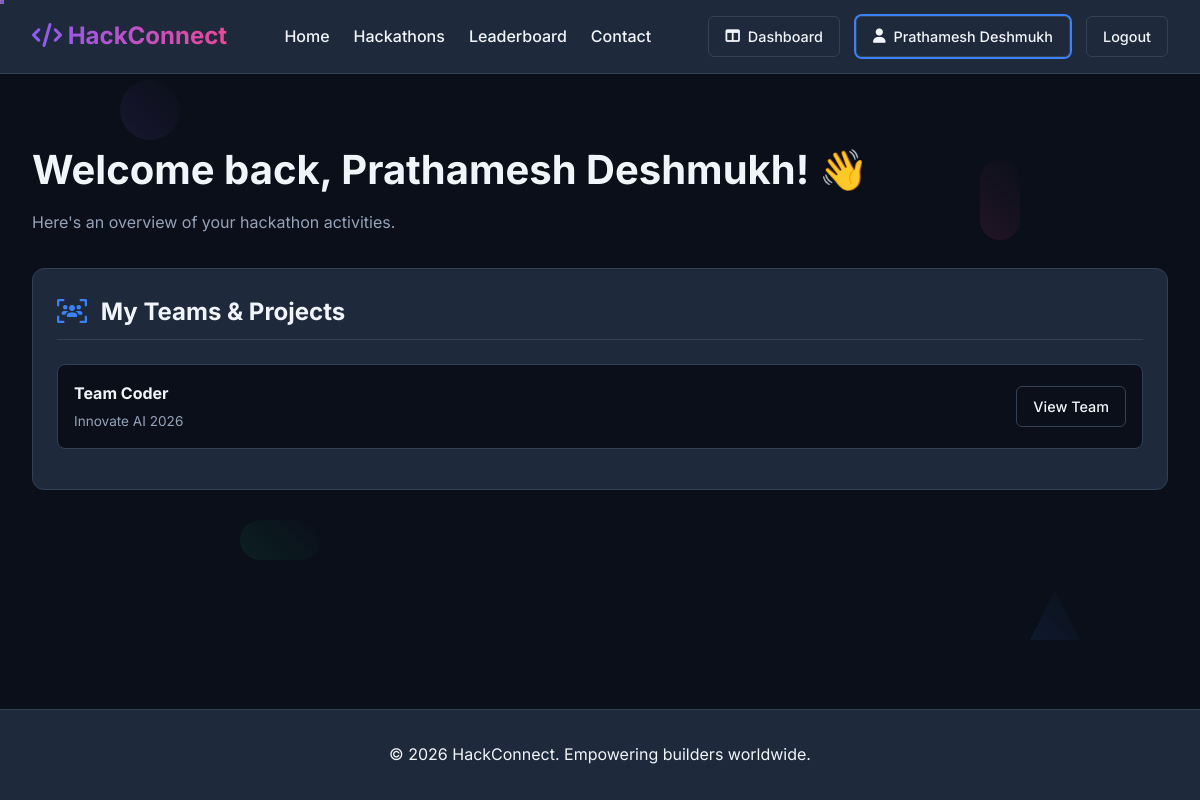
The app's page /dashboard (signed in) with its own data.
### tables this page shows
CREATE TABLE users (
    id INTEGER PRIMARY KEY AUTOINCREMENT,
    name TEXT NOT NULL,
    email TEXT UNIQUE NOT NULL,
    password TEXT NOT NULL,
    role TEXT NOT NULL DEFAULT 'participant' -- 'participant', 'organizer', 'admin'
, bio TEXT, github TEXT);

CREATE TABLE teams (
    id INTEGER PRIMARY KEY AUTOINCREMENT,
    name TEXT NOT NULL,
    hackathon_id INTEGER NOT NULL,
    FOREIGN KEY(hackathon_id) REFERENCES hackathons(id)
);

CREATE TABLE hackathons (
    id INTEGER PRIMARY KEY AUTOINCREMENT,
    title TEXT NOT NULL,
    description TEXT NOT NULL,
    start_date TEXT NOT NULL,
    end_date TEXT NOT NULL,
    theme TEXT,
    rules TEXT,
    prize_info TEXT,
    status TEXT DEFAULT 'upcoming', -- 'upcoming', 'active', 'completed'
    organizer_id INTEGER NOT NULL, prizes TEXT,
    FOREIGN KEY(organizer_id) REFERENCES users(id)
);

### app.py (the view)
@app.route('/dashboard')
def dashboard():
    if g.user is None:
        return redirect(url_for('login'))
    conn = get_db_connection()
    user_role = g.user['role']
    organized_hackathons = []
    joined_teams = []
    if user_role in ['organizer', 'admin']:
        organized_hackathons = conn.execute('SELECT * FROM hackathons WHERE organizer_id = ?', (g.user['id'],)).fetchall()
    joined_teams = conn.execute('''
        SELECT t.name as team_name, t.id as team_id, h.title as hackathon_title, h.id as hackathon_id
        FROM teams t
        JOIN team_members tm ON t.id = tm.team_id
        JOIN hackathons h ON t.hackathon_id = h.id
        WHERE tm.user_id = ?
    ''', (g.user['id'],)).fetchall()
    conn.close()
    return render_template('dashboard.html', organized_hackathons=organized_hackathons, joined_teams=joined_teams)

### app.py (called while the page is built)
def get_db_connection():
    conn = sqlite3.connect('database.db')
    conn.row_factory = sqlite3.Row
    return conn

@app.before_request
def load_logged_in_user():
    user_id = session.get('user_id')
    if user_id is None:
        g.user = None
    else:
        conn = get_db_connection()
        user = conn.execute('SELECT * FROM users WHERE id = ?', (user_id,)).fetchone()
        conn.close()
        if user:
            g.user = dict(user)
        else:
            g.user = None

### templates/dashboard.html (shortened to what this page needs)
{% extends "layout.html" %}
{% block content %}
<div style="margin-top: 2rem; margin-bottom: 2rem;">
    <h1 style="font-size: 2.5rem; margin-bottom: 0.5rem;">Welcome back, {{ g.user.name }}! 👋</h1>
    <p style="color: var(--text-muted); margin-bottom: 2rem;">Here's an overview of your hackathon activities.</p>
    <div style="display: grid; grid-template-columns: repeat(auto-fit, minmax(300px, 1fr)); gap: 2rem;">
        <div style="background: var(--card-bg); border: 1px solid var(--border-color); border-radius: 12px; padding: 1.5rem;">
            <h2 style="font-size: 1.5rem; margin-bottom: 1.5rem; border-bottom: 1px solid var(--border-color); padding-bottom: 0.5rem;"><i class="fa-solid fa-users-viewfinder" style="margin-right:0.5rem; color: var(--primary-color);"></i> My Teams & Projects</h2>
            {% if joined_teams %}
                <ul style="list-style: none;">
                    {% for team in joined_teams %}
                        <li style="background: var(--bg-color); border: 1px solid var(--border-color); border-radius: 8px; padding: 1rem; margin-bottom: 1rem; display: flex; justify-content: space-between; align-items: center;">
                            <div>
                                <h4 style="margin-bottom: 0.25rem;">{{ team.team_name }}</h4>
                                <p style="font-size: 0.85rem; color: var(--text-muted);">{{ team.hackathon_title }}</p>
                            </div>
                            <a href="{{ url_for('team_detail', team_id=team.team_id) }}" class="btn btn-secondary" style="padding: 0.5rem 1rem; font-size: 0.9rem; width:auto;">View Team</a>
                        </li>
                    {% endfor %}
                </ul>
            {% endif %}
        </div>
    </div>
</div>
{% endblock %}

### templates/layout.html (shortened to what this page needs)
<!DOCTYPE html>
<html lang="en">
<head>
    <link rel="stylesheet" href="https://cdnjs.cloudflare.com/ajax/libs/font-awesome/6.4.0/css/all.min.css">
    <link rel="stylesheet" href="{{ url_for('static', filename='css/style.css') }}">
</head>
<body>
    <div class="bg-animation" aria-hidden="true">
        <div class="floating-shape shape-1"></div>
        <div class="floating-shape shape-2"></div>
        <div class="floating-shape shape-3"></div>
        <div class="floating-shape shape-4"></div>
    </div>
    <nav class="navbar">
        <div class="nav-brand">
            <a href="{{ url_for('index') }}"><i class="fa-solid fa-code"></i> HackConnect</a>
        </div>
        <ul class="nav-links">
            <li><a href="{{ url_for('index') }}">Home</a></li>
            <li><a href="{{ url_for('hackathons_list') }}">Hackathons</a></li>
            <li><a href="{{ url_for('leaderboard') }}">Leaderboard</a></li>
            <li><a href="{{ url_for('contact') }}">Contact</a></li>
        </ul>
        <div class="nav-user">
            {% if g.user %}
                <a href="{{ url_for('dashboard') }}" class="btn btn-secondary"><i class="fa-solid fa-table-columns"></i> Dashboard</a>
                <a href="{{ url_for('profile') }}" class="btn btn-secondary"><i class="fa-solid fa-user"></i> {{ g.user.name }}</a>
                <a href="{{ url_for('logout') }}" class="btn btn-secondary">Logout</a>
            {% else %}
                <a href="{{ url_for('login') }}" class="btn btn-secondary">Login</a>
                <a href="{{ url_for('register') }}" class="btn btn-secondary" style="width:auto;">Sign Up</a>
            {% endif %}
        </div>
    </nav>
    <main class="container fade-in">
        {% block content %}{% endblock %}
    </main>
    <footer>
        <p>&copy; 2026 HackConnect. Empowering builders worldwide.</p>
    </footer>
</body>
</html>

### static/css/style.css (style rules this page uses)
:root { --bg-color: #0b0f19; --text-color: #f1f5f9; --text-muted: #94a3b8; --primary-color: #3b82f6; --secondary-color: #10b981; --card-bg: #1e293b; --border-color: #334155; --hover-bg: #2dd4bf; --gradient-start: #8b5cf6; --gradient-end: #ec4899; --input-bg: #0f172a; }
* { box-sizing: border-box; margin: 0; padding: 0; }
body { font-family: 'Inter', -apple-system, BlinkMacSystemFont, "Segoe UI", Helvetica, Arial, sans-serif; background-color: var(--bg-color); color: var(--text-color); line-height: 1.6; min-height: 100vh; display: flex; flex-direction: column; }
.navbar { display: flex; justify-content: space-between; align-items: center; padding: 1rem 2rem; background-color: var(--card-bg); border-bottom: 1px solid var(--border-color); position: sticky; top: 0; z-index: 1000; }
.nav-brand a { font-size: 1.5rem; font-weight: 700; color: var(--text-color); text-decoration: none; background: linear-gradient(90deg, var(--gradient-start), var(--gradient-end)); -webkit-background-clip: text; -webkit-text-fill-color: transparent; }
.nav-links { display: flex; list-style: none; gap: 1.5rem; align-items: center; }
.nav-links a { color: var(--text-color); text-decoration: none; font-weight: 500; transition: color 0.3s ease; }
.nav-user { display: flex; align-items: center; gap: 1rem; }
.nav-user .btn:nth-child(2) { animation: outlinePulse 2s ease-in-out infinite; box-shadow: 0 0 0 2px var(--primary-color); }
.container { flex: 1; width: 100%; max-width: 1200px; margin: 0 auto; padding: 2rem; }
.fade-in { animation: fadeIn 0.4s ease-out forwards; }
.btn { display: inline-block; padding: 0.75rem 1.5rem; border-radius: 6px; font-size: 1rem; font-weight: 600; cursor: pointer; text-align: center; text-decoration: none; transition: all 0.3s ease; border: none; }
.btn-secondary { background: transparent; color: var(--text-color); border: 1px solid var(--border-color); padding: 0.5rem 1rem; border-radius: 6px; font-size: 0.9rem; font-weight: 500; cursor: pointer; text-align: center; text-decoration: none; transition: all 0.3s ease; display: inline-flex; align-items: center; gap: 0.5rem; }
footer { text-align: center; padding: 2rem; background-color: var(--card-bg); border-top: 1px solid var(--border-color); margin-top: auto; }
body { cursor: none; }
.floating-shape { position: absolute; opacity: 0.1; pointer-events: none; animation: float 20s ease-in-out infinite; }
.shape-1 { top: 10%; left: 10%; width: 60px; height: 60px; background: linear-gradient(45deg, var(--gradient-start), transparent); border-radius: 50%; animation-delay: 0s; }
.shape-2 { top: 20%; right: 15%; width: 40px; height: 80px; background: linear-gradient(45deg, var(--gradient-end), transparent); border-radius: 20px; animation-delay: 2s; }
.shape-3 { bottom: 30%; left: 20%; width: 80px; height: 40px; background: linear-gradient(45deg, var(--secondary-color), transparent); border-radius: 40px; animation-delay: 4s; }
.shape-4 { bottom: 20%; right: 10%; width: 50px; height: 50px; background: linear-gradient(45deg, var(--primary-color), transparent); clip-path: polygon(50% 0%, 0% 100%, 100% 100%); animation-delay: 6s; }

### records on screen
users: user.name "Prathamesh Deshmukh"
teams: team_name "Team Coder", hackathon_title "Innovate AI 2026"
